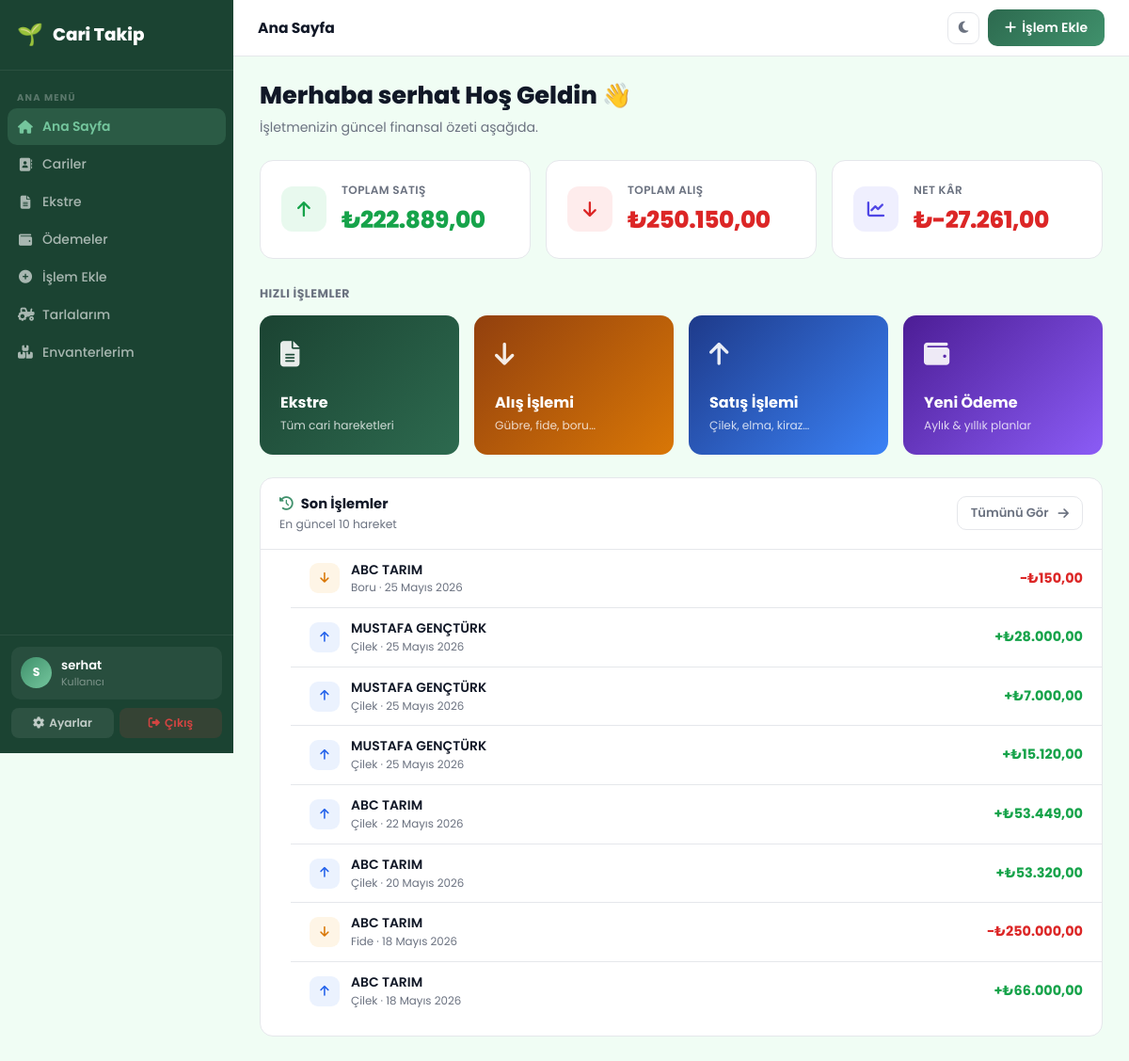
/dashboard/ (signed in), run on the app's committed database.
### transactions/models.py (models this page shows, shortened)
class Transaction(models.Model):
    TRANSACTION_TYPES = [
        ('purchase', 'Alış'),
        ('sale', 'Satış'),
    ]
    SALE_PRODUCTS = [
        ('cilek', 'Çilek'),
        ('elma', 'Elma'),
        ('kiraz', 'Kiraz'),
        ('seftali', 'Şeftali'),
        ('diger', 'Diğer'),
    ]
    PURCHASE_PRODUCTS = [
        ('gubre', 'Gübre'),
        ('fide', 'Fide'),
        ('boru', 'Boru'),
        ('diger', 'Diğer'),
    ]
    UNIT_CHOICES = [
        ('adet', 'Adet'),
        ('kg', 'Kg'),
        ('lt', 'Lt'),
        ('m', 'Metre'),
        ('paket', 'Paket'),
    ]
    user = models.ForeignKey(User, on_delete=models.CASCADE, related_name='transactions')
    customer = models.ForeignKey(Customer, on_delete=models.CASCADE)
    field = models.ForeignKey(Field, on_delete=models.SET_NULL, null=True, blank=True, related_name='transactions', verbose_name='Tarla')
    type = models.CharField(max_length=10, choices=TRANSACTION_TYPES)
    product = models.CharField(max_length=20, choices=SALE_PRODUCTS + PURCHASE_PRODUCTS)
    quantity = models.DecimalField(max_digits=10, decimal_places=2, default=1)
    unit = models.CharField(max_length=10, choices=UNIT_CHOICES, default='adet')
    unit_price = models.DecimalField(max_digits=10, decimal_places=2, default=0)
    amount = models.DecimalField(max_digits=10, decimal_places=2, editable=False)
    date = models.DateField(auto_now_add=True)
    reference_no = models.CharField(max_length=60, blank=True)
    description = models.TextField(blank=True)

### customers/models.py (models this page shows, shortened)
class Customer(models.Model):
    user = models.ForeignKey(User, on_delete=models.CASCADE, related_name='customers')
    name = models.CharField(max_length=100)
    tc_vkn = models.CharField(max_length=20, blank=True, verbose_name='TC / VKN')
    address = models.TextField(blank=True)
    phone = models.CharField(max_length=20, blank=True)
    email = models.EmailField(blank=True)
    balance = models.DecimalField(max_digits=10, decimal_places=2, default=0)

### dashboard/views.py (the view)
# urls.py: path('dashboard/', include('dashboard.urls')),
@login_required
def dashboard(request):
    if request.user.is_staff:
        transactions = Transaction.objects.all()
    else:
        transactions = Transaction.objects.filter(user=request.user)
    total_sales = transactions.filter(type='sale').aggregate(Sum('amount'))['amount__sum'] or 0
    total_purchases = transactions.filter(type='purchase').aggregate(Sum('amount'))['amount__sum'] or 0
    profit = total_sales - total_purchases
    def format_turkish_number(value):
        formatted = f"{value:,.2f}"
        return formatted.replace(',', 'X').replace('.', ',').replace('X', '.')
    recent_transactions = transactions.order_by('-date', '-id')[:10]
    return render(request, 'dashboard/dashboard.html', {
        'total_sales': total_sales,
        'total_purchases': total_purchases,
        'profit': profit,
        'formatted_total_sales': format_turkish_number(total_sales),
        'formatted_total_purchases': format_turkish_number(total_purchases),
        'formatted_profit': format_turkish_number(profit),
        'greeting': f"Merhaba {request.user.first_name or request.user.get_full_name() or request.user.username} Hoş Geldin 👋",
        'logged_user_name': request.user.username,
        'recent_transactions': recent_transactions,
    })

### dashboard/templatetags/numformat.py (called while the page is built)
@register.filter
def tr_num(value):
    try:
        if value is None:
            return '—'
        num = float(value)
        negative = num < 0
        formatted = f"{abs(num):,.2f}"
        result = formatted.replace(',', 'X').replace('.', ',').replace('X', '.')
        return ('-' if negative else '') + result
    except (ValueError, TypeError):
        return value

### dashboard/templates/dashboard/dashboard.html (shortened to what this page needs)
{% extends 'dashboard/base.html' %}
{% block page_title %}Ana Sayfa{% endblock %}
{% block topbar_right %}
<a href="{% url 'transaction_create' %}" class="btn-g"><i class="fas fa-plus"></i> İşlem Ekle</a>
{% endblock %}
{% block content %}
<div class="welcome">
    <h1>{{ greeting }}</h1>
    <p>İşletmenizin güncel finansal özeti aşağıda.</p>
</div>
<div class="kpi-grid">
    <div class="kpi-card kpi-green">
        <div class="kpi-icon"><i class="fas fa-arrow-up"></i></div>
        <div>
            <div class="kpi-label">Toplam Satış</div>
            <div class="kpi-value">₺{{ formatted_total_sales }}</div>
        </div>
    </div>
    <div class="kpi-card kpi-red">
        <div class="kpi-icon"><i class="fas fa-arrow-down"></i></div>
        <div>
            <div class="kpi-label">Toplam Alış</div>
            <div class="kpi-value">₺{{ formatted_total_purchases }}</div>
        </div>
    </div>
    <div class="kpi-card kpi-blue">
        <div class="kpi-icon"><i class="fas fa-chart-line"></i></div>
        <div>
            <div class="kpi-label">Net Kâr</div>
            <div class="kpi-value" style="color:{% if profit >= 0 %}#4f46e5{% else %}#dc2626{% endif %};">₺{{ formatted_profit }}</div>
        </div>
    </div>
</div>
<div style="margin-bottom:12px;">
    <span style="font-size:.78rem;font-weight:700;text-transform:uppercase;letter-spacing:.5px;color:var(--sub);">Hızlı İşlemler</span>
</div>
<div class="action-grid">
    <a href="{% url 'statement' %}" class="ac ac-ekstre">
        <div class="ac-ico"><i class="fas fa-file-alt"></i></div>
        <div class="ac-title">Ekstre</div>
        <div class="ac-sub">Tüm cari hareketleri</div>
    </a>
    <a href="{% url 'transaction_create' %}?type=purchase" class="ac ac-purchase">
        <div class="ac-ico"><i class="fas fa-arrow-down"></i></div>
        <div class="ac-title">Alış İşlemi</div>
        <div class="ac-sub">Gübre, fide, boru…</div>
    </a>
    <a href="{% url 'transaction_create' %}?type=sale" class="ac ac-sale">
        <div class="ac-ico"><i class="fas fa-arrow-up"></i></div>
        <div class="ac-title">Satış İşlemi</div>
        <div class="ac-sub">Çilek, elma, kiraz…</div>
    </a>
    <a href="{% url 'payment_create' %}" class="ac ac-payment">
        <div class="ac-ico"><i class="fas fa-wallet"></i></div>
        <div class="ac-title">Yeni Ödeme</div>
        <div class="ac-sub">Aylık & yıllık planlar</div>
    </a>
</div>
<div class="surface" style="margin-top:24px;">
    <div class="card-header-bar">
        <div>
            <div class="ch-title"><i class="fas fa-history me-2" style="color:var(--primary-light);"></i>Son İşlemler</div>
            <div style="font-size:.77rem;color:var(--sub);margin-top:2px;">En güncel 10 hareket</div>
        </div>
        <a href="{% url 'statement' %}" class="btn-o" style="padding:7px 14px;font-size:.82rem;">
            Tümünü Gör <i class="fas fa-arrow-right ms-1"></i>
        </a>
    </div>
    <ul class="recent-list">
        {% for t in recent_transactions %}
        <li class="recent-item">
            <div class="ri-dot {{ t.type }}">
                {% if t.type == 'sale' %}<i class="fas fa-arrow-up"></i>{% else %}<i class="fas fa-arrow-down"></i>{% endif %}
            </div>
            <div style="flex:1;min-width:0;">
                <div class="ri-name">{{ t.customer.name }}</div>
                <div class="ri-sub">{{ t.get_product_display }} · {{ t.date }}</div>
            </div>
            <div class="ri-amount {{ t.type }}">
                {% if t.type == 'sale' %}+{% else %}−{% endif %}₺{{ t.amount|tr_num }}
            </div>
        </li>
        {% empty %}
        <li style="padding:40px 20px;text-align:center;color:var(--sub);font-size:.87rem;">
            <i class="fas fa-inbox" style="display:block;font-size:2rem;opacity:.3;margin-bottom:10px;"></i>
            Henüz işlem bulunmamaktadır.
        </li>
        {% endfor %}
    </ul>
</div>
{% endblock %}

### dashboard/templates/dashboard/base.html (shortened to what this page needs)
<!DOCTYPE html>
<html lang="tr" data-theme="light">
<head>
    <link href="https://cdn.jsdelivr.net/npm/bootstrap@5.3.0/dist/css/bootstrap.min.css" rel="stylesheet">
    <link href="https://cdnjs.cloudflare.com/ajax/libs/font-awesome/6.4.0/css/all.min.css" rel="stylesheet">
</head>
<body>
{% with cur=request.resolver_match.url_name %}
<aside class="sidebar" id="sidebar">
    <a class="sb-brand" href="{% url 'dashboard' %}">
        <span class="emoji">🌱</span> Cari Takip
    </a>
    <nav class="sb-nav">
        <div class="sb-section">Ana Menü</div>
        <a href="{% url 'dashboard' %}" class="sb-item {% if cur == 'dashboard' %}active{% endif %}">
            <i class="fas fa-home"></i> Ana Sayfa
        </a>
        <a href="{% url 'customer_list' %}" class="sb-item {% if cur == 'customer_list' or cur == 'customer_detail' or cur == 'customer_create' %}active{% endif %}">
            <i class="fas fa-address-book"></i> Cariler
        </a>
        <a href="{% url 'statement' %}" class="sb-item {% if cur == 'statement' %}active{% endif %}">
            <i class="fas fa-file-alt"></i> Ekstre
        </a>
        <a href="{% url 'payments' %}" class="sb-item {% if cur == 'payments' or cur == 'payment_create' %}active{% endif %}">
            <i class="fas fa-wallet"></i> Ödemeler
        </a>
        <a href="{% url 'transaction_create' %}" class="sb-item {% if cur == 'transaction_create' %}active{% endif %}">
            <i class="fas fa-plus-circle"></i> İşlem Ekle
        </a>
        <a href="{% url 'field_list' %}" class="sb-item {% if cur == 'field_list' or cur == 'field_detail' or cur == 'field_create' or cur == 'field_edit' %}active{% endif %}">
            <i class="fas fa-tractor"></i> Tarlalarım
        </a>
        <a href="{% url 'inventory_list' %}" class="sb-item {% if cur == 'inventory_list' or cur == 'inventory_create' or cur == 'inventory_edit' %}active{% endif %}">
            <i class="fas fa-boxes"></i> Envanterlerim
        </a>
    </nav>
    <div class="sb-footer">
        <div class="sb-user">
            <div class="sb-avatar">{{ request.user.username|first|upper }}</div>
            <div>
                <div class="sb-uname">{{ request.user.username }}</div>
                <div class="sb-urole">{% if request.user.is_staff %}Yönetici{% else %}Kullanıcı{% endif %}</div>
            </div>
        </div>
        <div class="sb-actions">
            <a href="{% url 'account_delete' %}" class="sb-abtn sb-settings"><i class="fas fa-cog"></i> Ayarlar</a>
            <a href="{% url 'logout' %}" class="sb-abtn sb-logout"><i class="fas fa-sign-out-alt"></i> Çıkış</a>
        </div>
    </div>
</aside>
<div class="app">
    <header class="topbar">
        <div class="topbar-l">
            <span class="page-title">{% block page_title %}{% endblock %}</span>
        </div>
        <div class="topbar-r">
            <button class="icon-btn" id="themeBtn" onclick="toggleTheme()" title="Tema Değiştir">
                <i class="fas fa-moon"></i>
            </button>
            {% block topbar_right %}{% endblock %}
        </div>
    </header>
    <div class="page-body">
        {% block content %}{% endblock %}
    </div>
</div>
{% endwith %}
</body>
</html>

### dashboard/templates/dashboard/dashboard.html (style rules this page uses)
.welcome { margin-bottom: 24px; }
.welcome h1 { font-size: 1.6rem; font-weight: 800; color: var(--text); }
.welcome p { font-size: .88rem; color: var(--sub); margin-top: 3px; }
.kpi-grid { display: grid; grid-template-columns: repeat(3,1fr); gap: 16px; margin-bottom: 24px; }
.kpi-card { background: var(--surface); border: 1px solid var(--border); border-radius: var(--radius); padding: 22px; display: flex; align-items: center; gap: 16px; }
.kpi-icon { width: 48px; height: 48px; border-radius: 12px; display: flex; align-items: center; justify-content: center; font-size: 1.15rem; flex-shrink: 0; }
.kpi-label { font-size: .75rem; font-weight: 600; color: var(--sub); margin-bottom: 4px; text-transform: uppercase; letter-spacing: .4px; }
.kpi-value { font-size: 1.55rem; font-weight: 800; letter-spacing: -.5px; }
.kpi-green .kpi-icon { background: rgba(34,197,94,.1); color: #16a34a; }
.kpi-red .kpi-icon { background: rgba(239,68,68,.1); color: #dc2626; }
.kpi-blue .kpi-icon { background: rgba(99,102,241,.1); color: #4f46e5; }
.kpi-green .kpi-value { color: #16a34a; }
.kpi-red .kpi-value { color: #dc2626; }
.action-grid { display: grid; grid-template-columns: repeat(4,1fr); gap: 16px; }
.ac { border-radius: var(--radius); padding: 22px; color: #fff; text-decoration: none; display: flex; flex-direction: column; min-height: 148px; transition: transform .2s, box-shadow .2s; }
.ac-ico { font-size: 1.7rem; margin-bottom: auto; opacity: .9; }
.ac-title { font-size: 1rem; font-weight: 700; }
.ac-sub { font-size: .76rem; opacity: .78; margin-top: 3px; }
.ac-ekstre { background: linear-gradient(135deg,#1b4332,#2d6a4f); }
.ac-purchase { background: linear-gradient(135deg,#92400e,#d97706); }
.ac-sale { background: linear-gradient(135deg,#1e3a8a,#3b82f6); }
.ac-payment { background: linear-gradient(135deg,#4c1d95,#8b5cf6); }
.recent-list { list-style: none; }
.recent-item { display: flex; align-items: center; gap: 12px; padding: 11px 20px; border-bottom: 1px solid var(--border); transition: background .12s; }
.recent-item:last-child { border-bottom: none; }
.ri-dot { width: 32px; height: 32px; border-radius: 9px; display: flex; align-items: center; justify-content: center; font-size: .78rem; flex-shrink: 0; }
.ri-dot.sale { background: rgba(59,130,246,.1); color: #2563eb; }
.ri-dot.purchase { background: rgba(245,158,11,.1); color: #d97706; }
.ri-name { font-size: .87rem; font-weight: 600; flex: 1; }
.ri-sub { font-size: .74rem; color: var(--sub); margin-top: 1px; }
.ri-amount { font-size: .9rem; font-weight: 700; white-space: nowrap; }
.ri-amount.sale { color: #16a34a; }
.ri-amount.purchase { color: #dc2626; }

### data on the page
Transaction: type "purchase" (drawn), customer.name "ABC TARIM", product "Boru", date "25 Mayıs 2026", amount|tr_num "150,00"
Transaction: type "sale" (drawn), customer.name "MUSTAFA GENÇTÜRK", product "Çilek", date "25 Mayıs 2026", amount|tr_num "28.000,00"
Transaction: type "sale" (drawn), customer.name "MUSTAFA GENÇTÜRK", product "Çilek", date "25 Mayıs 2026", amount|tr_num "7.000,00"
Transaction: type "sale" (drawn), customer.name "MUSTAFA GENÇTÜRK", product "Çilek", date "25 Mayıs 2026", amount|tr_num "15.120,00"
Transaction: type "sale" (drawn), customer.name "ABC TARIM", product "Çilek", date "22 Mayıs 2026", amount|tr_num "53.449,00"
Transaction: type "sale" (drawn), customer.name "ABC TARIM", product "Çilek", date "20 Mayıs 2026", amount|tr_num "53.320,00"
Transaction: type "purchase" (drawn), customer.name "ABC TARIM", product "Fide", date "18 Mayıs 2026", amount|tr_num "250.000,00"
Transaction: type "sale" (drawn), customer.name "ABC TARIM", product "Çilek", date "18 Mayıs 2026", amount|tr_num "66.000,00"

### other printed values
{{ request.user.username|first|upper }} "S"
{{ request.user.username }} "serhat"
{{ greeting }} "Merhaba serhat Hoş Geldin 👋"
